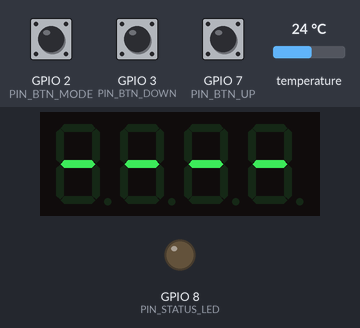
Bench run of a program on a simulated ESP32-C3. Shown: 4-digit seven-segment display, output pins drawn as LEDs (lit = HIGH). Dashed ring = blinking. The inputs (shaded band) are chosen by the test bench; at power-on: GPIO 3 (PIN_BTN_DOWN) HIGH, GPIO 7 (PIN_BTN_UP) HIGH, GPIO 2 (PIN_BTN_MODE) HIGH, temperature 24 °C. WiFi joins after 1.5 s; servers stay silent unless stated; EEPROM starts erased; no MQTT or app messages arrive unless stated; pins used as bus, display or sensor lines are not drawn; what the program prints to the serial monitor is not drawn.

Above: at 6.4 s.
6.5 s: GPIO 3 (PIN_BTN_DOWN) pulled LOW for 1 s
At 7.56 s:
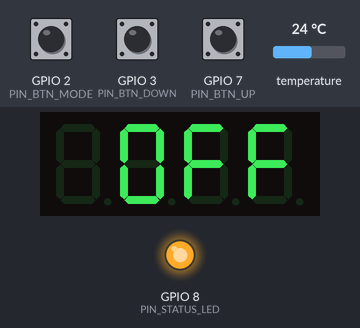
8.1 s: GPIO 7 (PIN_BTN_UP) pulled LOW for 1 s
At 9.2 s:
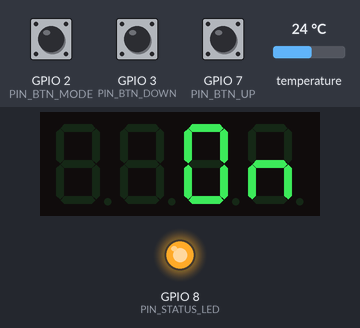
9.7 s: GPIO 2 (PIN_BTN_MODE) pulled LOW for 0.15 s
At 10.22 s:
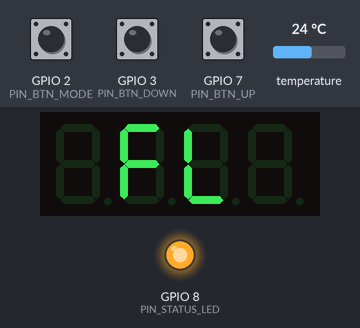
10.4 s: GPIO 2 (PIN_BTN_MODE) pulled LOW for 1 s
At 12.0 s:
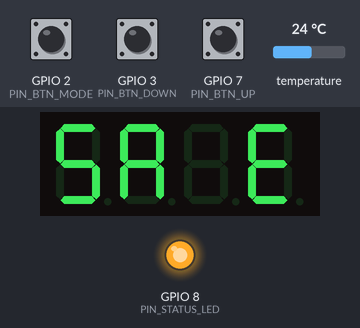
14.4 s: GPIO 3 (PIN_BTN_DOWN) pulled LOW for 1 s
At 15.45 s:
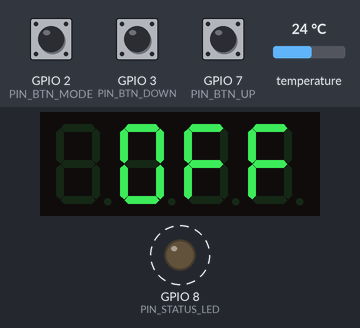
16.0 s: GPIO 7 (PIN_BTN_UP) pulled LOW for 3.2 s
At 17.06 s:
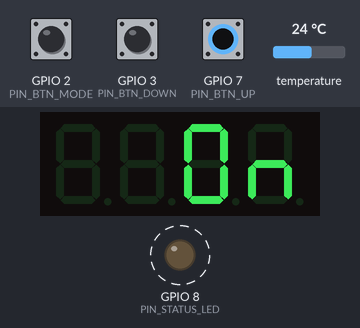
Timing chart, 0 to 20.8 s (numbered marks = the images above; inputs shaded):
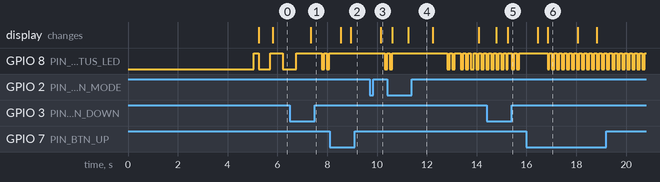

The program:

main.cpp
```cpp
#include "global.h"

void setup() {
    Serial.begin(SERIAL_BAUD);

    // ОБЯЗАТЕЛЬНОЕ ИСКЛЮЧЕНИЕ ПО СТАНДАРТУ (PROJECT_STANDARDS.md):
    // 1. Инициализация дисплея и вывод "boot" ДО задержки 5000 мс, чтобы пользователь
    //    сразу видел визуальную индикацию старта платы
    local_ui_show_boot();

    // 2. Задержка 5000 мс сразу после Serial.begin(), чтобы встроенный Serial Monitor
    //    в VS Code успел подключиться через встроенный USB CDC и не пропустил лог старта
    delay(BOOT_DELAY_MS);

    Serial.println();
    Serial.println("==================================================");
    Serial.println("  " + GET_VERSION_STRING());
    Serial.println("  Система управления теплым полом (Стас)");
    Serial.println("  Плата: ESP32-C3 SuperMini");
    Serial.println("==================================================");
    Serial.printf("[INIT] Пины: TM1637(CLK=%d, DIO=%d), 1-Wire(DS18B20)=%d\n",
                  PIN_TM_CLK, PIN_TM_DIO, PIN_ONEWIRE);
    Serial.printf("[INIT] Пины: SSR_Z1=%d, SSR_Z2=%d, LED=%d\n",
                  PIN_SSR_ZONE1, PIN_SSR_ZONE2, PIN_STATUS_LED);
    Serial.printf("[INIT] Пины кнопок: MODE=%d, UP=%d, DOWN=%d\n",
                  PIN_BTN_MODE, PIN_BTN_UP, PIN_BTN_DOWN);

    // Инициализация подсистем строго по порядку
    storage_init();
    status_led_init();
    local_ui_init();
    sensors_init();
    thermostat_init();
    net_wifi_init();
    net_webserver_init();
    net_mqtt_init();

    Serial.println("[INIT] Все модули успешно инициализированы.");
}

void loop() {
    // В loop() только вызовы неблокирующих тиков модулей (никаких delay!)
    storage_tick();
    sensors_tick();
    thermostat_tick();
    local_ui_tick();
    net_wifi_tick();
    net_webserver_tick();
    net_mqtt_tick();
    status_led_tick();
}
```

global.h
```cpp
#pragma once

#include <Arduino.h>
#include "version.h"

// ==============================================================================
// 1. АППАРАТНАЯ КОНФИГУРАЦИЯ ПИНОВ (ESP32-C3 SuperMini)
//    (СТРОГО БЕЗ МАГИЧЕСКИХ ЧИСЕЛ В КОДЕ СОГЛАСНО PROJECT_STANDARDS.md)
// ==============================================================================
#define PIN_TM_CLK              0   // Дисплей TM1637: Тактирование CLK
#define PIN_TM_DIO              1   // Дисплей TM1637: Линия данных DIO
#define PIN_BTN_MODE            2   // Кнопка ВЫБОР/РЕЖИМ (SET/MODE) - к GND (INPUT_PULLUP)
#define PIN_BTN_DOWN            3   // Кнопка МИНУС/ВНИЗ (DOWN/-)    - к GND (INPUT_PULLUP)
#define PIN_ONEWIRE             4   // Шина 1-Wire: 3x DS18B20 (подтяжка 4.7кОм к 3.3V)
#define PIN_SSR_ZONE1           5   // Реле SSR Зона 1 (Теплый пол 1) - активный HIGH
#define PIN_SSR_ZONE2           6   // Реле SSR Зона 2 (Теплый пол 2) - активный HIGH
#define PIN_BTN_UP              7   // Кнопка ПЛЮС/ВВЕРХ (UP/+)      - к GND (INPUT_PULLUP)
#define PIN_STATUS_LED          8   // Встроенный синий светодиод платы SuperMini (активный LOW)

// ==============================================================================
// 2. БАЗОВЫЕ КОНСТАНТЫ И ПАРАМЕТРЫ РАБОТЫ ТЕРМОСТАТА
// ==============================================================================
#define SERIAL_BAUD             115200
#define BOOT_DELAY_MS           5000  // Обязательная пауза в setup() для монитора порта (PROJECT_STANDARDS)

#define SENSOR_ERR_TEMP         -127.0f
#define DEFAULT_MAX_FLOOR_T     36.0f // Аварийная защита от перегрева стяжки/покрытия (°C)
#define HYSTERESIS_TEMP         0.5f  // Фиксированный гистерезис термостата (°C)
#define DEFAULT_FLOOR_SET       26.0f // Общая уставка пола по умолчанию (°C)
#define DEFAULT_AIR_SET         22.0f // Уставка комнатного воздуха по умолчанию (°C)

// ==============================================================================
// 3. НАСТРОЙКИ СЕТИ WI-FI И MQTT ПО УМОЛЧАНИЮ
// ==============================================================================
#define DEFAULT_WIFI_SSID       "RT-GPON-246D"      // Имя домашней сети Wi-Fi
#define DEFAULT_WIFI_PASS       "6yuwU9kHye"        // Пароль домашней сети Wi-Fi
#define WIFI_SSID               DEFAULT_WIFI_SSID
#define WIFI_PASS               DEFAULT_WIFI_PASS
#define DEFAULT_AP_SSID         "WarmFloor-Stas"    // Имя точки доступа SoftAP
#define DEFAULT_AP_PASS         "12345678"          // Пароль точки доступа (минимум 8 символов)

#define DEFAULT_MQTT_ENABLED    true               // Включение MQTT клиента по умолчанию
#define DEFAULT_MQTT_SERVER     "m2.wqtt.ru"     // IP адрес или имя MQTT брокера
#define DEFAULT_MQTT_PORT       13611                // Порт MQTT брокера
#define DEFAULT_MQTT_USER       "u_VKCUCZ"                  // Логин авторизации MQTT (если требуется)
#define DEFAULT_MQTT_PASS       "ZF0sZf1T"                  // Пароль авторизации MQTT (если требуется)
#define DEFAULT_MQTT_PREFIX     "warmfloor"         // Корневой префикс топиков

// ==============================================================================
// 3.1 64-БИТНЫЕ ROM-АДРЕСА ДАТЧИКОВ DS18B20 (ШИНА 1-WIRE)
//     (Заполняются вручную 8 байтами после сканирования шины)
// ==============================================================================
#define SENSOR_IDX_ZONE1        0   // Индекс датчика пола Зоны 1
#define SENSOR_IDX_ZONE2        1   // Индекс датчика пола Зоны 2
#define SENSOR_IDX_AIR          2   // Индекс датчика комнатного воздуха
#define SENSORS_COUNT           3   // Всего датчиков в текущей конфигурации

// Константный массив 64-битных адресов 3 датчиков:
// После запуска сканера скопируйте сюда считанные адреса ваших датчиков:
const uint8_t SENSOR_ADDRESSES[SENSORS_COUNT][8] = {
    { 0x28, 0x00, 0x00, 0x00, 0x00, 0x00, 0x00, 0x00 }, // [0] Зона 1: стяжка пола 1
    { 0x28, 0x00, 0x00, 0x00, 0x00, 0x00, 0x00, 0x00 }, // [1] Зона 2: стяжка пола 2
    { 0x28, 0x00, 0x00, 0x00, 0x00, 0x00, 0x00, 0x00 }  // [2] Воздух в помещении
};

// ==============================================================================
// 4. СТРУКТУРЫ ДАННЫХ
// ==============================================================================
struct ZoneData {
    bool enabled;           // Флаг работы зоны (true = активна)
    float currentTemp;      // Текущая измеренная температура пола (°C)
    bool relayState;        // Физическое состояние реле SSR (true = ON, false = OFF)
    bool sensorError;       // Флаг ошибки/обрыва датчика
};

struct AirData {
    float currentTemp;      // Температура воздуха в помещении (°C)
    bool sensorError;       // Флаг ошибки датчика воздуха
};

struct SystemConfig {
    char wifi_ssid[33];
    char wifi_pass[65];
    char ap_ssid[33];
    char ap_pass[33];
    char mqtt_server[65];
    uint16_t mqtt_port;
    char mqtt_user[33];
    char mqtt_pass[33];
    char mqtt_topic_prefix[33];
    bool mqtt_enabled;
    float max_floor_temp;
};

// ==============================================================================
// 5. ГЛОБАЛЬНЫЕ ПЕРЕМЕННЫЕ (ТОЛЬКО EXTERN, ФИЗИЧЕСКИ ОПРЕДЕЛЕНЫ В МОДУЛЯХ .CPP)
// ==============================================================================
extern ZoneData zone1;
extern ZoneData zone2;
extern AirData air;
extern SystemConfig sysCfg;

extern float targetFloorTemp;     // Общая уставка пола для Зоны 1 и Зоны 2 (°C)
extern float targetAirTemp;       // Уставка температуры воздуха в помещении (°C)
extern bool airHeatingDemand;     // Флаг: требует ли воздух тепла
extern bool heatingEnabled;       // Единый главный флаг питания отопления (ВКЛ / ВЫКЛ)

extern bool wifiConnected;
extern bool apModeActive;
extern bool mqttConnected;
extern bool sensorsSimulationActive;
extern String localIpAddress;

// ==============================================================================
// 6. ВСЕ ПРОТОТИПЫ ИНИЦИАЛИЗАЦИИ И НЕБЛОКИРУЮЩИХ ТИКОВ ИСПОЛНЯЕМЫХ МОДУЛЕЙ
// ==============================================================================
// 1. Хранилище NVS Preferences (storage.cpp)
void storage_init();
void storage_save_setpoints();
void storage_request_save();
void storage_save_config();
void storage_tick();

// 2. Датчики температуры / Имитатор (sensors.cpp)
void sensors_init();
void sensors_tick();
void sensors_scan_bus();
uint8_t sensors_get_count();

// 3. Алгоритм термостата и управление реле SSR (thermostat.cpp)
void thermostat_init();
void thermostat_tick();

// 4. Дисплей TM1637 и 3 кнопки (local_ui.cpp)
void local_ui_show_boot();
void local_ui_init();
void local_ui_tick();
void local_ui_show_msg(const char* msg, uint16_t durationMs = 1500);

// 5. Сеть Wi-Fi (net_wifi.cpp)
void net_wifi_init();
void net_wifi_tick();

// 6. Веб-сервер (net_webserver.cpp)
void net_webserver_init();
void net_webserver_tick();

// 7. MQTT клиент (net_mqtt.cpp)
void net_mqtt_init();
void net_mqtt_tick();
void net_mqtt_publish_state();
void net_mqtt_disconnect();

// 8. Системный светодиод активности (status_led.cpp)
void status_led_init();
void status_led_tick();
```

net_mqtt.cpp
```cpp
#include "global.h"
#include <WiFi.h>
#include <PubSubClient.h>
#include <ArduinoJson.h>

bool mqttConnected = false;

static WiFiClient espClient;
static PubSubClient client(espClient);

static unsigned long lastMqttConnectAttempt = 0;
static const unsigned long MQTT_RECONNECT_INTERVAL_MS = 6000;

static unsigned long lastTelemetryPublish = 0;
static const unsigned long TELEMETRY_INTERVAL_MS = 5000; // Отправка единого пакета раз в 5 сек

// Отправка единого краткого JSON пакета в MQTT без спама
void net_mqtt_publish_state() {
    if (!client.connected()) return;

    String prefix = String(sysCfg.mqtt_topic_prefix);
    String stateTopic = prefix + "/state";

    JsonDocument doc;
    // Уставки
    doc["fl_set"] = roundf(targetFloorTemp * 10.0f) / 10.0f;
    doc["ar_set"] = roundf(targetAirTemp * 10.0f) / 10.0f;

    // Зона 1
    doc["z1_t"] = roundf(zone1.currentTemp * 10.0f) / 10.0f;
    doc["z1_h"] = zone1.relayState ? 1 : 0;

    // Зона 2
    doc["z2_t"] = roundf(zone2.currentTemp * 10.0f) / 10.0f;
    doc["z2_h"] = zone2.relayState ? 1 : 0;

    // Воздух
    doc["air"] = roundf(air.currentTemp * 10.0f) / 10.0f;
    doc["ar_dem"] = airHeatingDemand ? 1 : 0;
    doc["heat"] = heatingEnabled ? 1 : 0;

    char buffer[160];
    size_t len = serializeJson(doc, buffer, sizeof(buffer));
    client.publish(stateTopic.c_str(), (const uint8_t*)buffer, len, true);
}

static void mqttCallback(char* topic, byte* payload, unsigned int length) {
    char message[128];
    if (length >= sizeof(message)) length = sizeof(message) - 1;
    memcpy(message, payload, length);
    message[length] = '\0';

    Serial.printf("[MQTT] Команда [%s]: %s\n", topic, message);

    String t = String(topic);
    String prefix = String(sysCfg.mqtt_topic_prefix);

    // 1. Прием единого JSON пакета команд на prefix/set
    if (t == (prefix + "/set")) {
        JsonDocument inDoc;
        DeserializationError err = deserializeJson(inDoc, message);
        if (!err) {
            bool changed = false;
            if (inDoc["floor_set"].is<float>()) {
                targetFloorTemp = inDoc["floor_set"];
                changed = true;
            }
            if (inDoc["air_set"].is<float>()) {
                targetAirTemp = inDoc["air_set"];
                changed = true;
            }
            if (inDoc["heat"].is<int>()) {
                heatingEnabled = (inDoc["heat"] == 1);
                zone1.enabled = heatingEnabled;
                zone2.enabled = heatingEnabled;
                changed = true;
            }
            if (changed) {
                storage_request_save();
                net_mqtt_publish_state();
            }
        }
        return;
    }

    // 2. Удобные стандартные топики прямого управления
    if (t == (prefix + "/floor/set_target")) {
        float val = atof(message);
        if (val >= 10.0f && val <= sysCfg.max_floor_temp) {
            targetFloorTemp = val;
            storage_request_save();
            net_mqtt_publish_state();
        }
    } else if (t == (prefix + "/air/set_target")) {
        float val = atof(message);
        if (val >= 10.0f && val <= 35.0f) {
            targetAirTemp = val;
            storage_request_save();
            net_mqtt_publish_state();
        }
    } else if (t == (prefix + "/heating/set_power") || t == (prefix + "/power")) {
        heatingEnabled = (strcasecmp(message, "ON") == 0 || strcmp(message, "1") == 0);
        zone1.enabled = heatingEnabled;
        zone2.enabled = heatingEnabled;
        storage_request_save();
        net_mqtt_publish_state();
    }
}

void net_mqtt_init() {
    if (!sysCfg.mqtt_enabled || strlen(sysCfg.mqtt_server) == 0) {
        Serial.println("[MQTT] Клиент отключен в настройках.");
        return;
    }

    Serial.printf("[MQTT] Настройка подключения к %s:%d...\n", sysCfg.mqtt_server, sysCfg.mqtt_port);
    client.setServer(sysCfg.mqtt_server, sysCfg.mqtt_port);
    client.setCallback(mqttCallback);
}

void net_mqtt_tick() {
    if (!sysCfg.mqtt_enabled || !wifiConnected) {
        mqttConnected = false;
        return;
    }

    if (client.connected()) {
        mqttConnected = true;
        client.loop(); // Неблокирующий цикл

        unsigned long now = millis();
        if (now - lastTelemetryPublish >= TELEMETRY_INTERVAL_MS) {
            lastTelemetryPublish = now;
            net_mqtt_publish_state();
        }
        return;
    }

    mqttConnected = false;
    unsigned long now = millis();
    if (now - lastMqttConnectAttempt >= MQTT_RECONNECT_INTERVAL_MS) {
        lastMqttConnectAttempt = now;
        Serial.printf("[MQTT] Попытка подключения к брокеру %s:%d...\n", sysCfg.mqtt_server, sysCfg.mqtt_port);

        String clientId = "WarmFloor-" + String((uint32_t)ESP.getEfuseMac(), HEX);
        String prefix = String(sysCfg.mqtt_topic_prefix);
        String willTopic = prefix + "/status";

        bool ok = false;
        if (strlen(sysCfg.mqtt_user) > 0) {
            ok = client.connect(clientId.c_str(), sysCfg.mqtt_user, sysCfg.mqtt_pass,
                                willTopic.c_str(), 1, true, "offline");
        } else {
            ok = client.connect(clientId.c_str(), willTopic.c_str(), 1, true, "offline");
        }

        if (ok) {
            Serial.println("[MQTT] ✔ Подключение к брокеру успешно установлено!");
            mqttConnected = true;
            client.publish(willTopic.c_str(), "online", true);

            // Подписка на топики
            client.subscribe((prefix + "/set").c_str());
            client.subscribe((prefix + "/floor/set_target").c_str());
            client.subscribe((prefix + "/air/set_target").c_str());
            client.subscribe((prefix + "/heating/set_power").c_str());
            client.subscribe((prefix + "/power").c_str());

            net_mqtt_publish_state();
        } else {
            Serial.printf("[MQTT] Ошибка подключения, rc=%d\n", client.state());
        }
    }
}

void net_mqtt_disconnect() {
    if (client.connected()) {
        String prefix = String(sysCfg.mqtt_topic_prefix);
        String willTopic = prefix + "/status";
        // При корректном выключении/рестарте публикуем offline (retained)
        client.publish(willTopic.c_str(), "offline", true);
        client.disconnect();
    }
}
```

net_wifi.cpp
```cpp
#include "global.h"
#include <WiFi.h>
#include <ESPmDNS.h>

bool wifiConnected = false;
bool apModeActive = false;
String localIpAddress = "0.0.0.0";

static unsigned long lastWifiCheck = 0;
static const unsigned long WIFI_CHECK_INTERVAL_MS = 5000;
static unsigned long staConnectStartTime = 0;
static const unsigned long STA_CONNECT_TIMEOUT_MS = 15000;
static bool connectingSta = false;

static void startApMode() {
    WiFi.mode(WIFI_AP);
    WiFi.softAP(sysCfg.ap_ssid, sysCfg.ap_pass);
    apModeActive = true;
    wifiConnected = false;
    localIpAddress = WiFi.softAPIP().toString();
    Serial.printf("[WIFI] Запущена точка доступа: SSID '%s', IP: %s\n",
                  sysCfg.ap_ssid, localIpAddress.c_str());
}

void net_wifi_init() {
    Serial.println("[WIFI] Инициализация Wi-Fi...");
    WiFi.persistent(false);
    WiFi.disconnect(true);

    if (strlen(sysCfg.wifi_ssid) > 0) {
        Serial.printf("[WIFI] Попытка подключения к роутеру '%s'...\n", sysCfg.wifi_ssid);
        WiFi.mode(WIFI_STA);
        WiFi.begin(sysCfg.wifi_ssid, sysCfg.wifi_pass);
        connectingSta = true;
        staConnectStartTime = millis();
    } else {
        Serial.println("[WIFI] SSID домашней сети не задан. Запуск режима точки доступа.");
        startApMode();
    }
}

void net_wifi_tick() {
    unsigned long now = millis();

    // 1. Ожидание первого подключения к STA
    if (connectingSta) {
        if (WiFi.status() == WL_CONNECTED) {
            connectingSta = false;
            wifiConnected = true;
            apModeActive = false;
            localIpAddress = WiFi.localIP().toString();
            Serial.printf("[WIFI] ✔ Успешно подключено к Wi-Fi! IP: %s\n", localIpAddress.c_str());

            if (MDNS.begin("warmfloor")) {
                MDNS.addService("http", "tcp", 80);
                Serial.println("[WIFI] mDNS доступен по адресу: http://warmfloor.local");
            }
        } else if (now - staConnectStartTime >= STA_CONNECT_TIMEOUT_MS) {
            connectingSta = false;
            Serial.println("[WIFI] ❌ Таймаут подключения к роутеру. Переключение в режим SoftAP.");
            startApMode();
        }
        return;
    }

    // 2. Периодический контроль связи
    if (now - lastWifiCheck >= WIFI_CHECK_INTERVAL_MS) {
        lastWifiCheck = now;

        if (wifiConnected && WiFi.status() != WL_CONNECTED) {
            wifiConnected = false;
            Serial.println("[WIFI] Связь с роутером потеряна!");
            if (!apModeActive) {
                startApMode();
            }
        }
    }
}
```

version.h
```cpp
#pragma once

// Название проекта (без пробелов, английскими буквами)
#define PROJECT_NAME     "WarmFloor_Stas"

// Текущая версия прошивки
#define FIRMWARE_VERSION "1.0.26"

// Дата и время компиляции (подтягиваются компилятором автоматически)
#define COMPILE_DATE     __DATE__
#define COMPILE_TIME     __TIME__

// Макрос для удобного вывода полной строки версии
#define GET_VERSION_STRING() (String(PROJECT_NAME) + " v" + FIRMWARE_VERSION + " (" + COMPILE_DATE + " " + COMPILE_TIME + ")")
```

Source omitted: local_ui.cpp (13150 bytes), net_webserver.cpp (20733 bytes), sensors.cpp (7518 bytes), status_led.cpp (1312 bytes), storage.cpp (4834 bytes), thermostat.cpp (6157 bytes)

Measured:
- after the input at 6.5 s, the display: changes after 0.85 s (image 1)
- after the input at 8.1 s, the display: first differs from a run without the input after 0.85 s (image 2)
- after the input at 9.7 s, the display: changes after 0.45 s (image 3)
- after the input at 10.4 s, the display: first differs from a run without the input after 0.85 s (image 4)
- after the input at 14.4 s, the display: first differs from a run without the input after 0.85 s (image 5)
- after the input at 16.0 s, the display: first differs from a run without the input after 0.85 s (image 6)
- by itself, GPIO 8 (PIN_STATUS_LED): alternates HIGH for 0.10 s and LOW for 0.10 s
